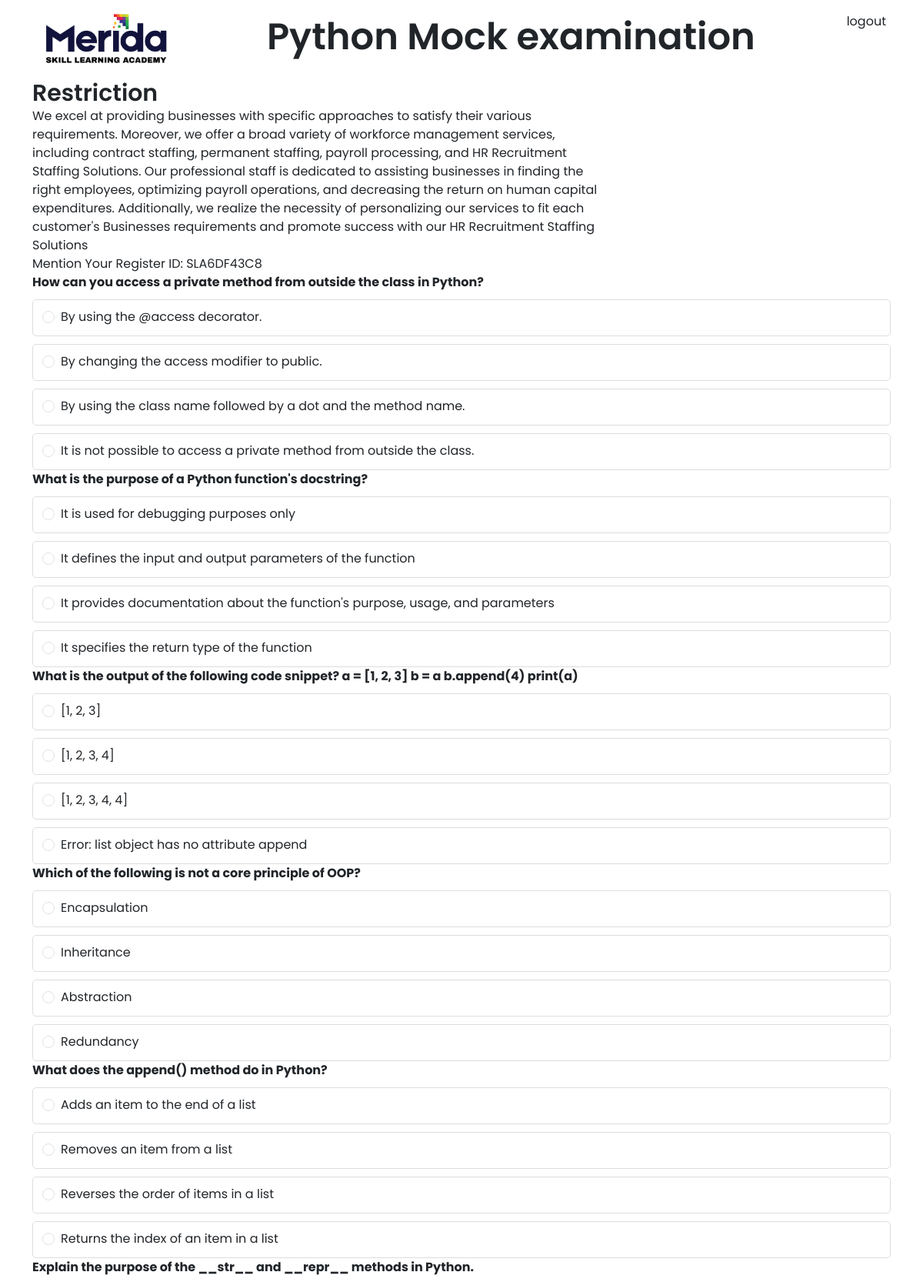
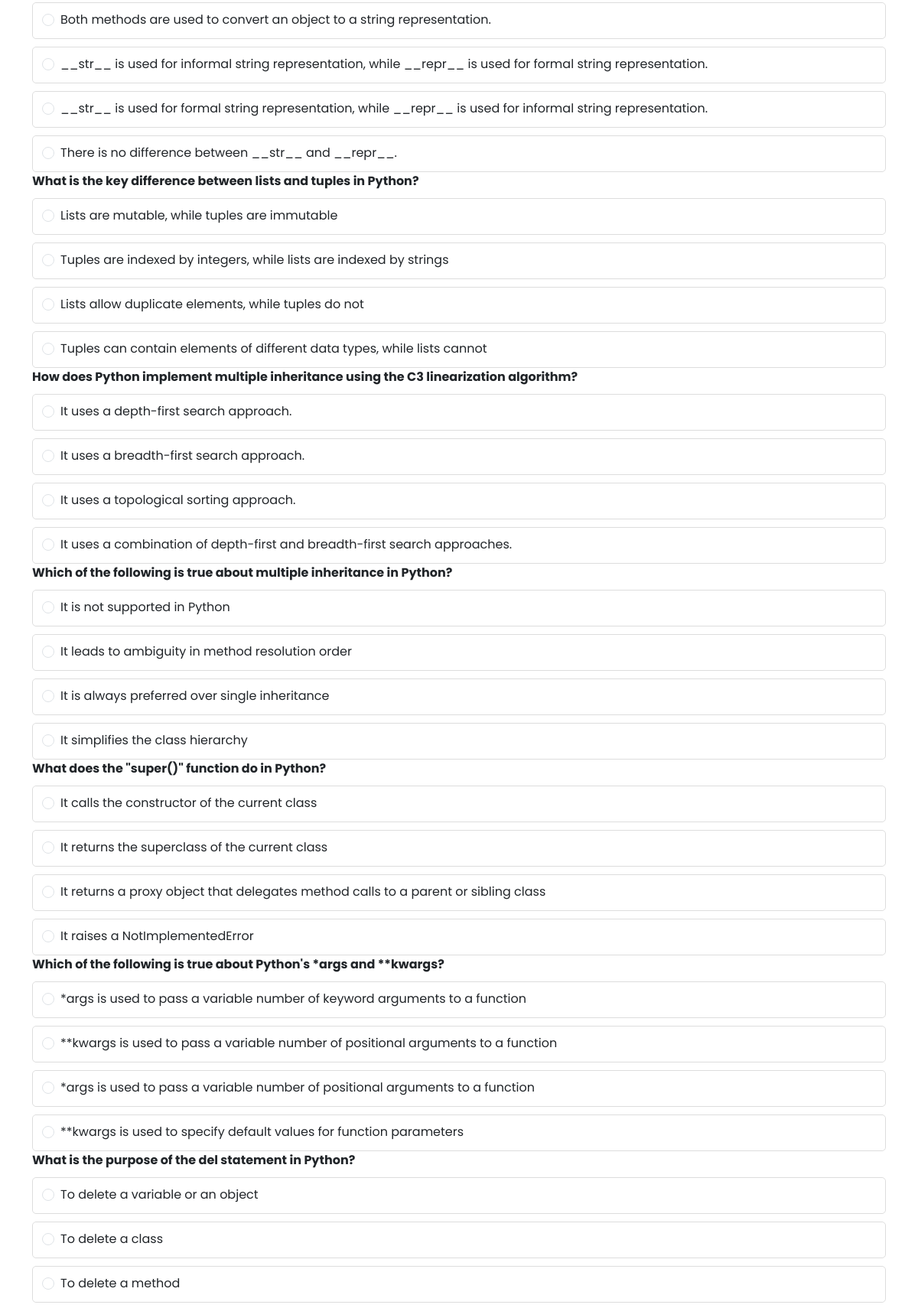
Screenshot of /shuffled/Python (signed in, upper part) with the database file from the repository (2 pictures, top to bottom).
### mockapp/models.py (models this page shows, shortened)
class add_subjects(models.Model):
    subject= models.CharField(max_length=200,default=" ")
    sub_image=models.ImageField(upload_to='subject_images/', default=" ")

class Mcq_questions(models.Model):
    subject= models.ForeignKey(add_subjects,max_length=200,blank=True,on_delete=models.CASCADE)
    testlevel = models.CharField(max_length=500,choices=testlevel,blank=True)
    question=models.CharField(max_length=1000,default=None)
    optionA=models.CharField(max_length=1000)
    optionB=models.CharField(max_length=1000)
    optionC=models.CharField(max_length=1000)
    optionD=models.CharField(max_length=1000)
    answer=models.CharField(max_length=1000)

### mockapp/views.py (the view)
# urls.py: path('shuffled/<subject>',views.shuffled_mcq_question,name='shuffled_mcq_question'),
def shuffled_mcq_question(request,subject):
    user=request.session.get('user_name')
    c=0
    print(c)
    loged_in=user_register.objects.get(name=user)
    if loged_in.loged_in==True:
        c+=1
        print("the c value is ",c)
        basic_questions = Mcq_questions.objects.filter(subject__subject=subject, testlevel='basic')
        intermediate_questions = Mcq_questions.objects.filter(subject__subject=subject, testlevel='intermediate')
        advance_questions = Mcq_questions.objects.filter(subject__subject=subject, testlevel='advance')
        basic_questions_shuffled = list(basic_questions)
        random.shuffle(basic_questions_shuffled)
        intermediate_questions_shuffled = list(intermediate_questions)
        random.shuffle(intermediate_questions_shuffled)
        advance_questions_shuffled = list(advance_questions)
        random.shuffle(advance_questions_shuffled)
        num_basic_questions = 5  #implement model
        num_intermediate_questions = 5
        num_advance_questions = 5
        selected_basic_questions = basic_questions_shuffled[:num_basic_questions]
        selected_intermediate_questions = intermediate_questions_shuffled[:num_intermediate_questions]
        selected_advance_questions = advance_questions_shuffled[:num_advance_questions]
        combined_questions = selected_basic_questions + selected_intermediate_questions + selected_advance_questions
        total=len(combined_questions)
        print("totalssssss=",total)
        request.session['total']=total
        random.shuffle(combined_questions)
        regi = request.session.get('register_id')
        print("cmbined questions=",combined_questions)
        que = {
            'data': combined_questions,
            'subject': subject,
            'regi': regi
        }
        context = {'shuffled_questions': combined_questions}
        return render(request, 'shuffle/Questionpaper.html', que)

### templates/shuffle/Questionpaper.html (shortened to what this page needs)
<!DOCTYPE html>
<html lang="en">
  <head>
    {% load static %}
    <script src="https://cdn.tailwindcss.com"></script>
    <link
      href="https://cdn.jsdelivr.net/npm/bootstrap@5.3.2/dist/css/bootstrap.min.css"
      rel="stylesheet"
    />
    <link href="https://cdn.jsdelivr.net/npm/bootstrap@5.3.0-alpha3/dist/css/bootstrap.min.css" rel="stylesheet"
>
        <link rel="stylesheet" href="https://cdnjs.cloudflare.com/ajax/libs/codemirror/5.62.0/codemirror.min.css">
<link rel="stylesheet" href="https://cdnjs.cloudflare.com/ajax/libs/codemirror/5.62.0/codemirror.min.css">
<link rel="stylesheet" href="https://cdnjs.cloudflare.com/ajax/libs/codemirror/5.62.0/theme/dracula.min.css">
<link rel="stylesheet" href="{% static 'css/stylee.css' %}">
  </head>
  <body>
    <div class="px-5 flex py-3">
      <img class="w-[180px]" src="{% static 'images/skill learning logo-04.jpg' %}" alt="" />
      <h1 class="mx-auto w-fit text-5xl my-2 fw-semibold ">{{subject}} Mock examination</h1>
      <a href="{% url 'logoutt' %}">logout</a>
    </div>
    <div id="restictions" class="scrolling-list-container container-lg h-[75vh] overflow-y-scroll mx-auto">
      <h2 class="fw-semibold text-3xl">Restriction</h2>
      <p class="lg:w-4/6">
        We excel at providing businesses with specific approaches to satisfy
        their various requirements. Moreover, we offer a broad variety of
        workforce management services, including contract staffing, permanent
        staffing, payroll processing, and HR Recruitment Staffing Solutions. Our
        professional staff is dedicated to assisting businesses in finding the
        right employees, optimizing payroll operations, and decreasing the
        return on human capital expenditures. Additionally, we realize the
        necessity of personalizing our services to fit each customer's
        Businesses requirements and promote success with our HR Recruitment
        Staffing Solutions
      </p>
<div class="row">
  <form id="quiz-form">
    <label for="register">Mention Your Register ID:</label>
    <input type="text" id="register" name="name" required minlength="4" maxlength="8" size="10"  value="{{regi}}"/>
      {% for q in data %}
      <div class="col-12">
          <p class="fw-bold">{{ q.question }}</p>
          <div>
              <label for="one" class="box first">
                  <div class="course">
                      <div class="form-check">
                          <input class="form-check-input" type="radio" name="{{ q.id }}" id="flexRadioDefault1"
                              value="{{ q.optionA }}">
                          <label class="form-check-label" for="flexRadioDefault1">{{ q.optionA }}</label>
                      </div>
                  </div>
              </label>
              <label for="two" class="box second">
                  <div class="form-check">
                      <input class="form-check-input" type="radio" name="{{ q.id }}" id="flexRadioDefault1"
                          value="{{ q.optionB }}">
                      <label class="form-check-label" for="flexRadioDefault1">{{ q.optionB }}</label>
                  </div>
              </label>
              <label for="three" class="box third">
                  <div class="form-check">
                      <input class="form-check-input" type="radio" name="{{ q.id }}" id="flexRadioDefault1"
                          value="{{ q.optionC }}">
                      <label class="form-check-label" for="flexRadioDefault1">{{ q.optionC }}</label>
                  </div>
              </label>
              <label for="four" class="box forth">
                  <div class="form-check">
                      <input class="form-check-input" type="radio" name="{{ q.id }}" id="flexRadioDefault1"
                          value="{{ q.optionD }}">
                      <label class="form-check-label" for="flexRadioDefault1">{{ q.optionD }}</label>
                  </div>
              </label>
          </div>
      </div>
      {% endfor %}
  </form>
</div>
    </div>
  </body>
</html>

### static/css/stylee.css (style rules this page uses)
body { font-family: 'Poppins', sans-serif; margin: 0; background-repeat: no-repeat; background-position: center bottom; background-size: cover; }
a { cursor: pointer; text-decoration: none; font-family: 'Poppins', sans-serif; }
label.box { display: flex; margin-top: 10px; padding: 10px 12px; border-radius: 5px; cursor: pointer; border: 1px solid #ddd }
label.box .course { display: flex; align-items: center; width: 100% }

### rows the page displays
add_subjects: subject "Python"
Mcq_questions: question "How can you access a private method from outside the class in Python?", optionA "By using the @access decorator.", optionB "By changing the access modifier to public.", optionC "By using the class name followed by a dot and the method name.", optionD "It is not possible to access a private method from outside the class."
Mcq_questions: question "What is the purpose of a Python function's docstring?", optionA "It is used for debugging purposes only", optionB "It defines the input and output parameters of the function", optionC "It provides documentation about the function's purpose, usage, and parameters", optionD "It specifies the return type of the function"
Mcq_questions: question "What is the output of the following code snippet? a = [1, 2, 3] b = a b.append(4) print(a)", optionA "[1, 2, 3]", optionB "[1, 2, 3, 4]", optionC "[1, 2, 3, 4, 4]", optionD "Error: list object has no attribute append"
Mcq_questions: question "Which of the following is not a core principle of OOP?", optionA "Encapsulation", optionB "Inheritance", optionC "Abstraction", optionD "Redundancy"
Mcq_questions: question "What does the append() method do in Python?", optionA "Adds an item to the end of a list", optionB "Removes an item from a list", optionC "Reverses the order of items in a list", optionD "Returns the index of an item in a list"
Mcq_questions: question "Explain the purpose of the __str__ and __repr__ methods in Python.", optionA "Both methods are used to convert an object to a string representation.", optionB "__str__ is used for informal string representation, while __repr__ is used for formal string representation.", optionC "__str__ is used for formal string representation, while __repr__ is used for informal string representation.", optionD "There is no difference between __str__ and __repr__."
Mcq_questions: question "What is the key difference between lists and tuples in Python?", optionA "Lists are mutable, while tuples are immutable", optionB "Tuples are indexed by integers, while lists are indexed by strings", optionC "Lists allow duplicate elements, while tuples do not", optionD "Tuples can contain elements of different data types, while lists cannot"
Mcq_questions: question "How does Python implement multiple inheritance using the C3 linearization algorithm?", optionA "It uses a depth-first search approach.", optionB "It uses a breadth-first search approach.", optionC "It uses a topological sorting approach.", optionD "It uses a combination of depth-first and breadth-first search approaches."
Mcq_questions: question "Which of the following is true about multiple inheritance in Python?", optionA "It is not supported in Python", optionB "It leads to ambiguity in method resolution order", optionC "It is always preferred over single inheritance", optionD "It simplifies the class hierarchy"
Mcq_questions: question "What does the \"super()\" function do in Python?", optionA "It calls the constructor of the current class", optionB "It returns the superclass of the current class", optionC "It returns a proxy object that delegates method calls to a parent or sibling class", optionD "It raises a NotImplementedError"
Mcq_questions: question "Which of the following is true about Python's *args and **kwargs?", optionA "*args is used to pass a variable number of keyword arguments to a function", optionB "**kwargs is used to pass a variable number of positional arguments to a function", optionC "*args is used to pass a variable number of positional arguments to a function", optionD "**kwargs is used to specify default values for function parameters"
Mcq_questions: question "What is the purpose of the del statement in Python?", optionA "To delete a variable or an object", optionB "To delete a class", optionC "To delete a method"
